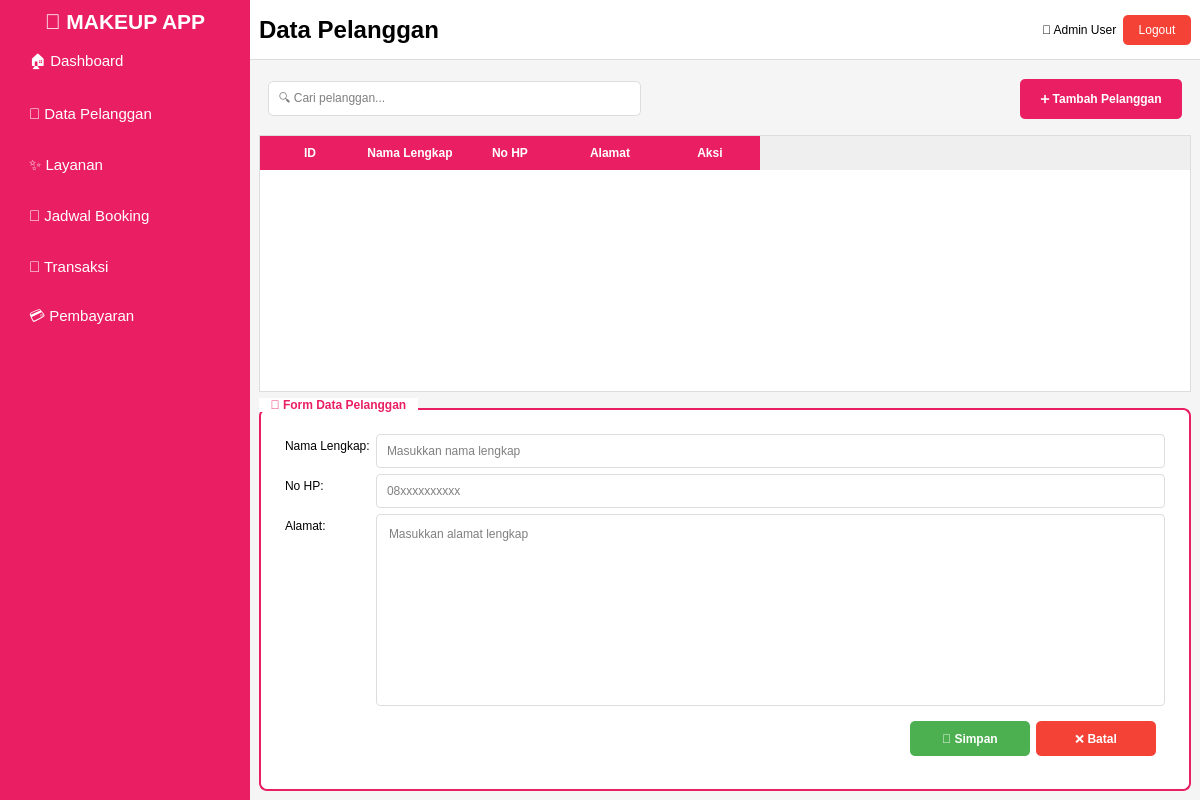
<?xml version="1.0" encoding="UTF-8"?>
<ui version="4.0">
 <class>MainWindow</class>
 <widget class="QMainWindow" name="MainWindow">
  <property name="geometry">
   <rect>
    <x>0</x>
    <y>0</y>
    <width>1200</width>
    <height>800</height>
   </rect>
  </property>
  <property name="windowTitle">
   <string>Data Pelanggan - Aplikasi Jasa Makeup</string>
  </property>
  <widget class="QWidget" name="centralwidget">
   <layout class="QHBoxLayout" name="horizontalLayout">
    <property name="spacing">
     <number>0</number>
    </property>
    <property name="leftMargin">
     <number>0</number>
    </property>
    <property name="topMargin">
     <number>0</number>
    </property>
    <property name="rightMargin">
     <number>0</number>
    </property>
    <property name="bottomMargin">
     <number>0</number>
    </property>
    <item>
     <widget class="QFrame" name="frameSidebar">
      <property name="minimumSize">
       <size>
        <width>250</width>
        <height>0</height>
       </size>
      </property>
      <property name="maximumSize">
       <size>
        <width>250</width>
        <height>16777215</height>
       </size>
      </property>
      <property name="styleSheet">
       <string notr="true">QFrame#frameSidebar {
    background-color: #E91E63;
}

QPushButton {
    background-color: transparent;
    color: white;
    text-align: left;
    padding-left: 20px;
    border: none;
    font-size: 11pt;
}

QPushButton:hover {
    background-color: #C2185B;
}

QLabel {
    color: white;
}</string>
      </property>
      <layout class="QVBoxLayout" name="verticalLayout">
       <item>
        <widget class="QLabel" name="lblLogo">
         <property name="font">
          <font>
           <pointsize>16</pointsize>
           <weight>75</weight>
           <bold>true</bold>
          </font>
         </property>
         <property name="text">
          <string>💄 MAKEUP APP</string>
         </property>
         <property name="alignment">
          <set>Qt::AlignCenter</set>
         </property>
         <property name="margin">
          <number>20</number>
         </property>
        </widget>
       </item>
       <item>
        <widget class="QPushButton" name="btnDashboard">
         <property name="minimumSize">
          <size>
           <width>0</width>
           <height>45</height>
          </size>
         </property>
         <property name="text">
          <string>🏠 Dashboard</string>
         </property>
        </widget>
       </item>
       <item>
        <widget class="QPushButton" name="btnPelanggan">
         <property name="minimumSize">
          <size>
           <width>0</width>
           <height>45</height>
          </size>
         </property>
         <property name="text">
          <string>👥 Data Pelanggan</string>
         </property>
        </widget>
       </item>
       <item>
        <widget class="QPushButton" name="btnLayanan">
         <property name="minimumSize">
          <size>
           <width>0</width>
           <height>45</height>
          </size>
         </property>
         <property name="text">
          <string>✨ Layanan</string>
         </property>
        </widget>
       </item>
       <item>
        <widget class="QPushButton" name="btnJadwal">
         <property name="minimumSize">
          <size>
           <width>0</width>
           <height>45</height>
          </size>
         </property>
         <property name="text">
          <string>📅 Jadwal Booking</string>
         </property>
        </widget>
       </item>
       <item>
        <widget class="QPushButton" name="btnTransaksi">
         <property name="minimumSize">
          <size>
           <width>0</width>
           <height>45</height>
          </size>
         </property>
         <property name="text">
          <string>🛒 Transaksi</string>
         </property>
        </widget>
       </item>
       <item>
        <widget class="QPushButton" name="btnPembayaran">
         <property name="minimumSize">
          <size>
           <width>0</width>
           <height>45</height>
          </size>
         </property>
         <property name="text">
          <string>💳 Pembayaran</string>
         </property>
        </widget>
       </item>
       <item>
        <spacer name="verticalSpacer">
         <property name="orientation">
          <enum>Qt::Vertical</enum>
         </property>
         <property name="sizeHint" stdset="0">
          <size>
           <width>20</width>
           <height>40</height>
          </size>
         </property>
        </spacer>
       </item>
      </layout>
     </widget>
    </item>
    <item>
     <widget class="QWidget" name="widgetContent" native="true">
      <layout class="QVBoxLayout" name="verticalLayout_2">
       <property name="spacing">
        <number>0</number>
       </property>
       <property name="leftMargin">
        <number>0</number>
       </property>
       <property name="topMargin">
        <number>0</number>
       </property>
       <property name="rightMargin">
        <number>0</number>
       </property>
       <property name="bottomMargin">
        <number>0</number>
       </property>
       <item>
        <widget class="QFrame" name="frameHeader">
         <property name="minimumSize">
          <size>
           <width>0</width>
           <height>60</height>
          </size>
         </property>
         <property name="maximumSize">
          <size>
           <width>16777215</width>
           <height>60</height>
          </size>
         </property>
         <property name="styleSheet">
          <string notr="true">QFrame#frameHeader {
    background-color: white;
    border-bottom: 1px solid #ddd;
}</string>
         </property>
         <layout class="QHBoxLayout" name="horizontalLayout_2">
          <item>
           <widget class="QLabel" name="lblPageTitle">
            <property name="font">
             <font>
              <pointsize>18</pointsize>
              <weight>75</weight>
              <bold>true</bold>
             </font>
            </property>
            <property name="text">
             <string>Data Pelanggan</string>
            </property>
           </widget>
          </item>
          <item>
           <spacer name="horizontalSpacer">
            <property name="orientation">
             <enum>Qt::Horizontal</enum>
            </property>
            <property name="sizeHint" stdset="0">
             <size>
              <width>40</width>
              <height>20</height>
             </size>
            </property>
           </spacer>
          </item>
          <item>
           <widget class="QLabel" name="lblUsername">
            <property name="text">
             <string>👤 Admin User</string>
            </property>
           </widget>
          </item>
          <item>
           <widget class="QPushButton" name="btnLogout">
            <property name="styleSheet">
             <string notr="true">QPushButton {
    background-color: #f44336;
    color: white;
    border: none;
    border-radius: 5px;
    padding: 8px 15px;
}
QPushButton:hover {
    background-color: #da190b;
}</string>
            </property>
            <property name="text">
             <string>Logout</string>
            </property>
           </widget>
          </item>
         </layout>
        </widget>
       </item>
       <item>
        <widget class="QWidget" name="pageContent" native="true">
         <property name="styleSheet">
          <string notr="true">QWidget#pageContent {
    background-color: #f5f5f5;
}</string>
         </property>
         <layout class="QVBoxLayout" name="verticalLayout_3">
          <item>
           <widget class="QFrame" name="frameSearch">
            <property name="minimumSize">
             <size>
              <width>0</width>
              <height>60</height>
             </size>
            </property>
            <property name="maximumSize">
             <size>
              <width>16777215</width>
              <height>60</height>
             </size>
            </property>
            <layout class="QHBoxLayout" name="horizontalLayout_3">
             <item>
              <widget class="QLineEdit" name="txtSearchPelanggan">
               <property name="minimumSize">
                <size>
                 <width>300</width>
                 <height>35</height>
                </size>
               </property>
               <property name="styleSheet">
                <string notr="true">QLineEdit {
    border: 1px solid #ddd;
    border-radius: 5px;
    padding: 8px;
    background-color: white;
}
QLineEdit:focus {
    border: 2px solid #E91E63;
}</string>
               </property>
               <property name="placeholderText">
                <string>🔍 Cari pelanggan...</string>
               </property>
              </widget>
             </item>
             <item>
              <spacer name="horizontalSpacer_2">
               <property name="orientation">
                <enum>Qt::Horizontal</enum>
               </property>
               <property name="sizeHint" stdset="0">
                <size>
                 <width>40</width>
                 <height>20</height>
                </size>
               </property>
              </spacer>
             </item>
             <item>
              <widget class="QPushButton" name="btnTambahPelanggan">
               <property name="minimumSize">
                <size>
                 <width>0</width>
                 <height>40</height>
                </size>
               </property>
               <property name="styleSheet">
                <string notr="true">QPushButton {
    background-color: #E91E63;
    color: white;
    padding: 10px 20px;
    border: none;
    border-radius: 5px;
    font-weight: bold;
}
QPushButton:hover {
    background-color: #C2185B;
}</string>
               </property>
               <property name="text">
                <string>➕ Tambah Pelanggan</string>
               </property>
              </widget>
             </item>
            </layout>
           </widget>
          </item>
          <item>
           <widget class="QTableWidget" name="tablePelanggan">
            <property name="styleSheet">
             <string notr="true">QTableWidget {
    background-color: white;
    border: 1px solid #ddd;
    gridline-color: #f0f0f0;
}
QTableWidget::item:selected {
    background-color: #FCE4EC;
    color: #333;
}
QHeaderView::section {
    background-color: #E91E63;
    color: white;
    padding: 8px;
    border: none;
    font-weight: bold;
}</string>
            </property>
            <property name="alternatingRowColors">
             <bool>true</bool>
            </property>
            <property name="selectionBehavior">
             <enum>QAbstractItemView::SelectRows</enum>
            </property>
            <column>
             <property name="text">
              <string>ID</string>
             </property>
            </column>
            <column>
             <property name="text">
              <string>Nama Lengkap</string>
             </property>
            </column>
            <column>
             <property name="text">
              <string>No HP</string>
             </property>
            </column>
            <column>
             <property name="text">
              <string>Alamat</string>
             </property>
            </column>
            <column>
             <property name="text">
              <string>Aksi</string>
             </property>
            </column>
           </widget>
          </item>
          <item>
           <widget class="QGroupBox" name="groupFormPelanggan">
            <property name="styleSheet">
             <string notr="true">QGroupBox {
    border: 2px solid #E91E63;
    border-radius: 8px;
    margin-top: 10px;
    padding: 15px;
    background-color: white;
    font-weight: bold;
}
QGroupBox::title {
    subcontrol-origin: margin;
    subcontrol-position: top left;
    padding: 0 10px;
    background-color: white;
    color: #E91E63;
}</string>
            </property>
            <property name="title">
             <string>📝 Form Data Pelanggan</string>
            </property>
            <layout class="QFormLayout" name="formLayout">
             <item row="0" column="0">
              <widget class="QLabel" name="label">
               <property name="text">
                <string>Nama Lengkap:</string>
               </property>
              </widget>
             </item>
             <item row="0" column="1">
              <widget class="QLineEdit" name="txtNamaPelanggan">
               <property name="styleSheet">
                <string notr="true">QLineEdit {
    border: 1px solid #ddd;
    border-radius: 4px;
    padding: 8px;
}</string>
               </property>
               <property name="placeholderText">
                <string>Masukkan nama lengkap</string>
               </property>
              </widget>
             </item>
             <item row="1" column="0">
              <widget class="QLabel" name="label_2">
               <property name="text">
                <string>No HP:</string>
               </property>
              </widget>
             </item>
             <item row="1" column="1">
              <widget class="QLineEdit" name="txtNoHPPelanggan">
               <property name="styleSheet">
                <string notr="true">QLineEdit {
    border: 1px solid #ddd;
    border-radius: 4px;
    padding: 8px;
}</string>
               </property>
               <property name="placeholderText">
                <string>08xxxxxxxxxx</string>
               </property>
              </widget>
             </item>
             <item row="2" column="0">
              <widget class="QLabel" name="label_3">
               <property name="text">
                <string>Alamat:</string>
               </property>
              </widget>
             </item>
             <item row="2" column="1">
              <widget class="QTextEdit" name="txtAlamatPelanggan">
               <property name="minimumSize">
                <size>
                 <width>0</width>
                 <height>80</height>
                </size>
               </property>
               <property name="styleSheet">
                <string notr="true">QTextEdit {
    border: 1px solid #ddd;
    border-radius: 4px;
    padding: 8px;
}</string>
               </property>
               <property name="placeholderText">
                <string>Masukkan alamat lengkap</string>
               </property>
              </widget>
             </item>
             <item row="3" column="1">
              <widget class="QWidget" name="widget" native="true">
               <layout class="QHBoxLayout" name="horizontalLayout_4">
                <item>
                 <spacer name="horizontalSpacer_3">
                  <property name="orientation">
                   <enum>Qt::Horizontal</enum>
                  </property>
                  <property name="sizeHint" stdset="0">
                   <size>
                    <width>40</width>
                    <height>20</height>
                   </size>
                  </property>
                 </spacer>
                </item>
                <item>
                 <widget class="QPushButton" name="btnSimpanPelanggan">
                  <property name="minimumSize">
                   <size>
                    <width>120</width>
                    <height>35</height>
                   </size>
                  </property>
                  <property name="styleSheet">
                   <string notr="true">QPushButton {
    background-color: #4CAF50;
    color: white;
    border: none;
    border-radius: 5px;
    font-weight: bold;
}
QPushButton:hover {
    background-color: #45a049;
}</string>
                  </property>
                  <property name="text">
                   <string>💾 Simpan</string>
                  </property>
                 </widget>
                </item>
                <item>
                 <widget class="QPushButton" name="btnBatalPelanggan">
                  <property name="minimumSize">
                   <size>
                    <width>120</width>
                    <height>35</height>
                   </size>
                  </property>
                  <property name="styleSheet">
                   <string notr="true">QPushButton {
    background-color: #f44336;
    color: white;
    border: none;
    border-radius: 5px;
    font-weight: bold;
}
QPushButton:hover {
    background-color: #da190b;
}</string>
                  </property>
                  <property name="text">
                   <string>❌ Batal</string>
                  </property>
                 </widget>
                </item>
               </layout>
              </widget>
             </item>
            </layout>
           </widget>
          </item>
         </layout>
        </widget>
       </item>
      </layout>
     </widget>
    </item>
   </layout>
  </widget>
 </widget>
 <resources/>
 <connections/>
</ui>
